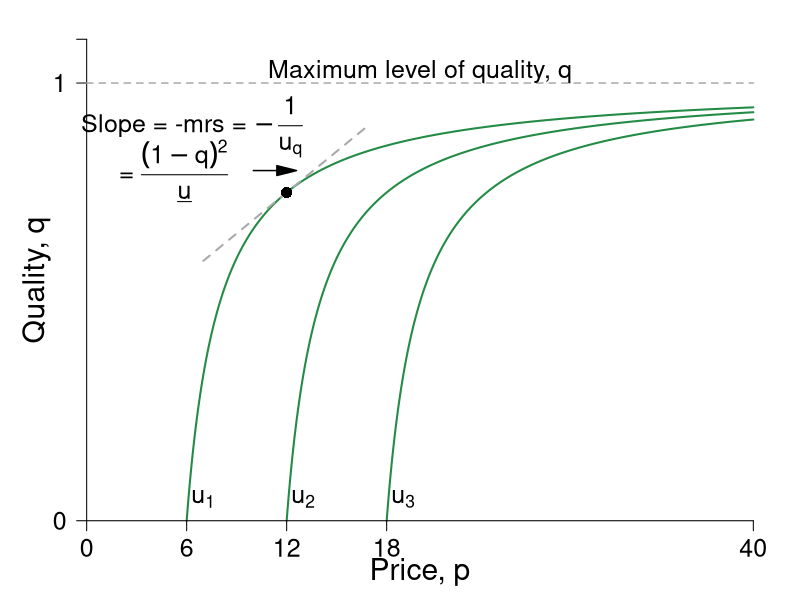

Recreate this plot in R.
require(ggplot2)
require(shape)
pdf(file = "information_power/ch11_fig3.pdf", width = 9, height = 7)

#Set parameters for graphics
pointsize <- 1.8
axislabelsize <- 1.8
labelsize <- 1.5
namesize <- 1.8
annotatesize <- 1.5
graphlinewidth <- 2
segmentlinewidth <- 1.5

#Parameters for figures
u1 <- 4
u2 <- 10
u3 <- 16
delta1 <- 2
delta2 <- 2
delta3 <- 2

indiffFn1 <- function(p, u1 = 4, delta1 = 2) {
  1 - (delta1) / (p - u1)
}

indiffFn2 <- function(p, u2 = 10, delta2 = 2) {
  1 - (delta2) / (p - u2)
}

indiffFn3 <- function(p, u3 = 16, delta3 = 2) {
  1 - (delta3) / (p - u3)
}

#The derivative for the function q = 1 - delta/(p - u) = delta/p - u)^2;
#From that we get the derivative and substitute in the relevant values
#for delta, u and p; that is we get a slope of 1/32
#But we also need the intercept; 0.375 above, or q/2 as it stood
tangentLine <- function(p){
  0.375 + (1/32)*p
}

COL <- c("#bae4b3", "#74c476", "#238b45")
COLA <- c("#e0f3db", "#99d8c9","#66c2a4","#41ae76", "#238b45", "#005824")
COLB <- c("#c6dbef", "#4eb3d3", "#2b8cbe", "#0868ac","#084081")

par(mar =  c(3, 3, 1, 1))
xlims <- c(0, 40)
ylims <- c(0, 1.1)


plot(0, 0, xlim = xlims, ylim = ylims, type = "n",
     xlab = "",
     ylab = "",
     xaxt = "n", yaxt = "n", cex.lab = axislabelsize, bty = "n")

mtext(expression(paste("Price, ", p)), side=1, line = 1.5, cex = axislabelsize)
text(-3, ylims[2] - 0.5*(ylims[2] - ylims[1]), expression(paste("Quality, ", q)), xpd = TRUE, cex = axislabelsize, srt = 90) 


npts <- 500 
#xx1 <- seq(0, xlims[2], length.out = npts)
xx1 <- seq(u1 + delta1, xlims[2], length.out = npts)
xx2 <- seq(u2 + delta2, xlims[2], length.out = npts)
xx3 <- seq(u3 + delta3, xlims[2], length.out = npts)
xx4 <- seq(7, 17, 0.01)




#Draw the lines for the graphs
lines(xx1, indiffFn1(xx1), col = COLA[5], lwd = graphlinewidth)
lines(xx2, indiffFn2(xx2), col = COLA[5], lwd = graphlinewidth)
lines(xx3, indiffFn3(xx3), col = COLA[5], lwd = graphlinewidth)
lines(xx4, tangentLine(xx4), col = "darkgrey", lty = 2, lwd = graphlinewidth)

#Customize ticks and labels for the plot
ticksy <- c(0, 1, 1.1)
ylabels <- c(0, 1, NA)
ticksx <- c(0, 6, 12, 18, 40)
xlabels <- c(0, 6, 12, 18, 40)
axis(1, at = ticksx, pos = 0, labels = xlabels, cex.axis = labelsize)
axis(2, at = ticksy, pos = 0, labels = ylabels, las = 1, cex.axis = labelsize)

#Annotation of the three indifference curves
text(7, 0.05, expression(paste(u[1])), cex = labelsize)
text(13, 0.05, expression(paste(u[2])), cex = labelsize)
text(19, 0.05, expression(paste(u[3])), cex = labelsize)

#Line for the max quality, q = 1 
segments(0, 1, 40, 1, lty = 2, col = "darkgray", lwd = segmentlinewidth)
#Annotating line of 100% quality
text(20, 1.025, expression(paste("Maximum level of quality, q")), cex = labelsize)

#Add a point for the tangency
points(12, 0.75, pch = 16, col = "black", cex = 1.5)

#Arrow to Slope of BRF
Arrows(10, 0.8, 12, 0.8, col = "black", lty = 1, lwd = 1.5, arr.type = "triangle")
text(6.3, 0.9, expression(paste("Slope = -mrs = ", -frac(1, u[q]))), cex = labelsize)
text(5, 0.8, expression(paste(" = ", frac((1-q)^2,  underline("u")))), cex = labelsize)
dev.off()
